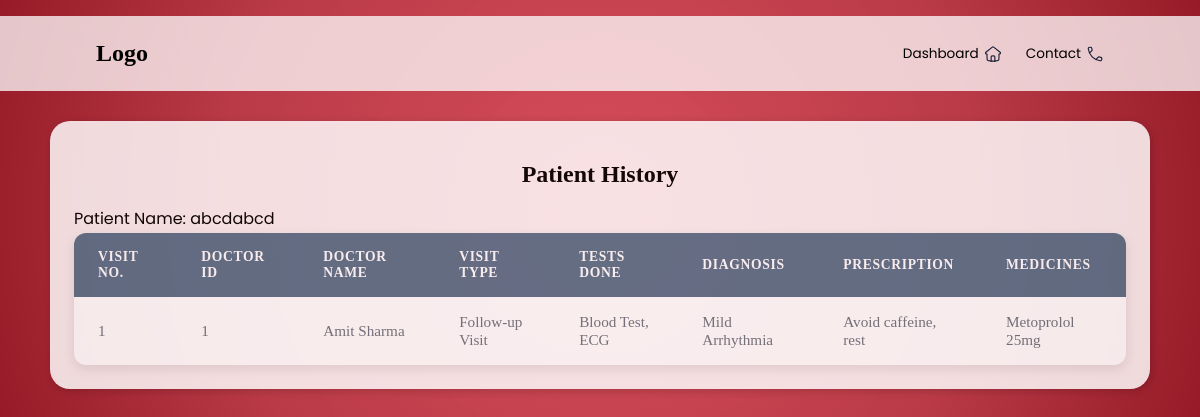
Before: /view_patient_history/1 with the older database file.
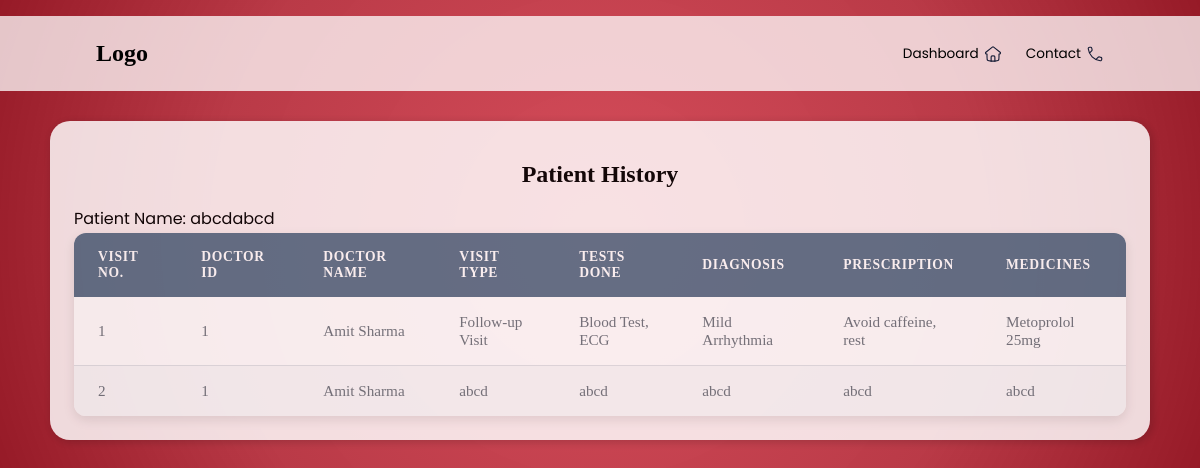
After: the same page with the newer database file.
### models.py (models this page shows)
class Patient(db.Model):
    PatientID = db.Column(db.Integer, primary_key=True)
    FirstName = db.Column(db.String,nullable=False)
    LastName = db.Column(db.String,nullable=False)
    Username= db.Column(db.String, nullable=False)
    Password = db.Column(db.String, nullable=False)
    appointments = db.relationship('Appointment', back_populates='patient', cascade="all, delete")
    histories = db.relationship('PatientHistory', back_populates='patient', cascade="all, delete")

class PatientHistory(db.Model):
    AppointmentID = db.Column(db.Integer, primary_key=True, autoincrement=True)
    PatientID = db.Column(db.Integer, db.ForeignKey('patient.PatientID'), nullable=False)
    DoctorID = db.Column(db.Integer)
    VisitType=db.Column(db.String,nullable=False)
    TestDone=db.Column(db.String)
    Diagnosis=db.Column(db.String,nullable=False)
    Prescription= db.Column(db.String,nullable=False)
    Medicines = db.Column(db.String,nullable=False)
    patient = db.relationship('Patient', back_populates='histories')

class Doctor(db.Model):
    DoctorID = db.Column(db.Integer, primary_key=True)
    FirstName = db.Column(db.String,nullable=False)
    LastName = db.Column(db.String,nullable=False)
    Username= db.Column(db.String, nullable=False)
    Password = db.Column(db.String, nullable=False)
    available=db.Column(db.String)
    Department = db.Column(db.String, db.ForeignKey('department.Department_name'), nullable=False)
    Position = db.Column(db.String)
    Experience = db.Column(db.Integer)
    Remarks = db.Column(db.String)
    photo = db.Column(db.String)
    appointments = db.relationship('Appointment', back_populates='doctor', cascade="all, delete")
    department_rel = db.relationship('Department', back_populates='doctors')

### routes/patient.py (the view)
@app.route("/view_patient_history/<int:patient_id>")
def view_patient_history(patient_id):
    patient = Patient.query.get_or_404(patient_id)
    history_entries = PatientHistory.query.filter_by(PatientID=patient_id).all()
    doctor_map = {
        entry.DoctorID: Doctor.query.get(entry.DoctorID)
        for entry in history_entries
    }
    return render_template(
        "view_patient_history.html",
        patient=patient,
        history=history_entries,
        doctor_map=doctor_map
    )

### templates/view_patient_history.html (shortened to what this page needs)
<!DOCTYPE html>
<html lang="en">
<head>
    <link rel="stylesheet" href="..\static\style.css">
</head>
<body>
    <header>
        <nav>
        <div class="logo">
            <h2>Logo</h2>
        </div>
        <div class="nav-icons">
            <ul>
            <li>Dashboard </li>
            <li>Contact </li>
            </ul>
        </div>
        </nav>
    </header>
    <main>
        <div id="pageC">
            <div class="container">
                <div class="overview">
                    <h2>Patient History</h2>
                </div>
                <div class="content">
                    <p>Patient Name: {{ patient.FirstName }}</p>
                </div>
                <div class="appointments">
                    <table class="appointments-table">
                        <thead>
                            <tr>
                                <th>Visit No.</th>
                                <th>Doctor ID </th>
                                <th>Doctor Name </th>
                                <th>Visit Type</th>
                                <th>Tests Done</th>
                                <th>Diagnosis</th>
                                <th>Prescription</th>
                                <th>Medicines</th>
                            </tr>
                        </thead>
                        <tbody>
                        {% for entry in history %}
                        <tr>
                            <td>{{ loop.index }}</td>
                            <td>{{ entry.DoctorID }}</td>
                            <td>{{ doctor_map[entry.DoctorID].FirstName }} {{ doctor_map[entry.DoctorID].LastName }}</td>
                            <td>{{ entry.VisitType }}</td>
                            <td>{{ entry.TestDone }}</td>
                            <td>{{ entry.Diagnosis }}</td>
                            <td>{{ entry.Prescription }}</td>
                            <td>{{ entry.Medicines }}</td>
                        </tr>
                        {% else %}
                            <tr>
                                <td colspan="6">No history available</td>
                            </tr>
                        {% endfor %}
                        </tbody>
                    </table>
                </div>
            </div>
        </div>
    </main>
</body>
</html>

### static/style.css (style rules this page uses)
* { margin: 0; padding: 0; }
body { background: radial-gradient( circle at center, #d03040db 0%, #b01e2ddf 60%, #961a27 100%); }
:root { --primary-color: #007bff; --secondary-color: #6c757d; --header-bg: #5a7188; --header-text: #ffffff; --row-bg-odd: #ffffff; --row-bg-even: #f8f9fa; --border-color: #dee2e6; }
nav { display: flex; align-items: center; justify-content: space-between; margin-top: 2vh; gap: 3vw; background-color: rgba(255, 255, 255, 0.75); padding: 3vh; padding-left: 8vw; padding-right: 8vw; }
.nav-icons ul { display: flex; list-style: none; gap: 2vw; }
.nav-icons li { display: flex; align-items: center; font-family: 'Poppins', sans-serif; font-size: 0.85em; cursor: pointer; gap: 5px; }
main { display: flex; justify-content: center; align-items: center; }
.container { background-color: rgba(255, 255, 255, 0.92); margin: 30px 50px; border-radius: 20px; opacity: 0.9; transition: box-shadow 0.3s ease; box-shadow: 2px 2px 10px rgba(0, 0, 0, 0.2); padding: 2vw; }
#pageC { transition: filter 0.3s ease; }
.appointments { max-width: 1200px; margin: 0 auto; background-color: var(--row-bg-odd); border-radius: 12px; box-shadow: 0 4px 12px rgba(0, 0, 0, 0.1); overflow: hidden; }
.appointments-table { width: 100%; border-collapse: separate; border-spacing: 0; }
.appointments-table thead th { padding: 1rem 1.5rem; background-color: var(--header-bg); color: var(--header-text); font-weight: 600; text-align: left; text-transform: uppercase; font-size: 0.85rem; letter-spacing: 0.05em; }
.appointments-table tbody td { padding: 1rem 1.5rem; border-bottom: 1px solid var(--border-color); vertical-align: middle; font-size: 0.95rem; color: var(--secondary-color); }
.appointments-table tbody tr:nth-child(even) { background-color: var(--row-bg-even); }
.appointments-table tbody tr:last-child td { border-bottom: none; }
.overview { display: flex; flex-direction: column; justify-content: center; align-items: center; padding: 1vh; margin: 1vh; }
.content p { font-family: 'Poppins', sans-serif; font-size: 600; padding-top: 2px; padding-bottom: 2px; }

Changed rows visible on the page:
added PatientHistory: DoctorID "1", DoctorID.FirstName "Amit", DoctorID.LastName "Sharma", VisitType "abcd", TestDone "abcd", Diagnosis "abcd", Prescription "abcd", Medicines "abcd"
